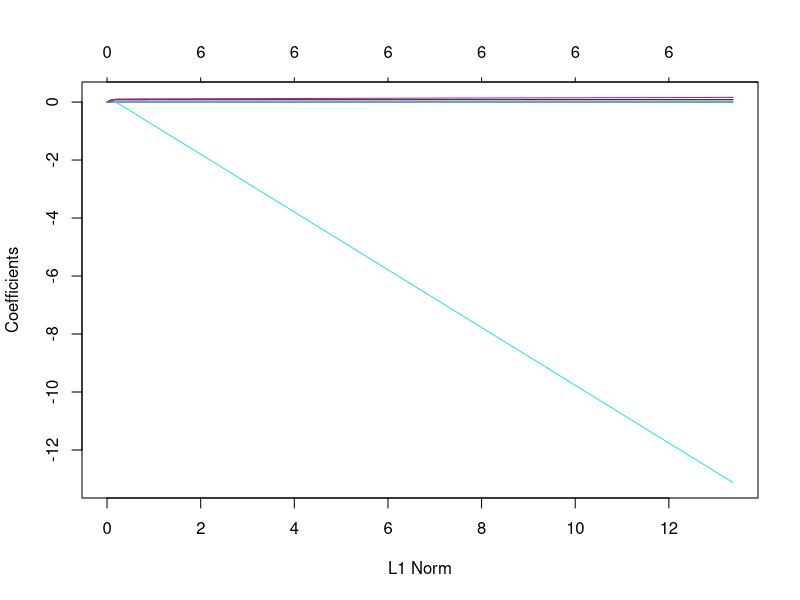
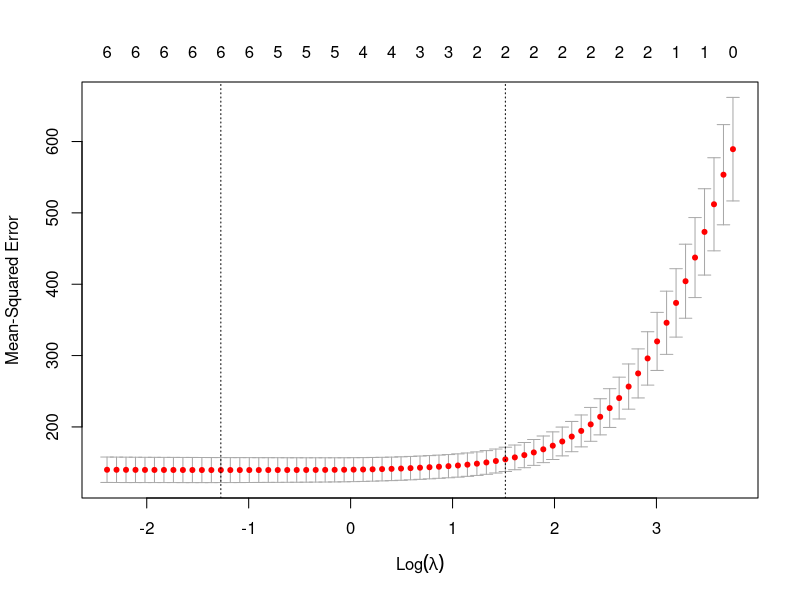

Write the R code that produced these figures, in order.
Seatbelts <- data.frame(Seatbelts)
str(Seatbelts)
head(Seatbelts,n=10)
summary(Seatbelts)

BeforeLaw <-subset(Seatbelts,law ==0)
AfterLaw <- subset(Seatbelts,law!=0)

summary(BeforeLaw)
summary(AfterLaw)


library(glmnet)

x <- model.matrix(DriversKilled~., BeforeLaw)[,-c(1,8)]
y <- BeforeLaw$DriversKilled

ElasticnetMod <- glmnet(x, y, alpha=0.5, nlambda=100,
                        lambda.min.ratio=0.0001)
plot(ElasticnetMod)

CvElasticnetMod <- cv.glmnet(x, y, alpha=0.5, nlambda=100,
                             lambda.min.ratio=0.0001)

plot(CvElasticnetMod)


